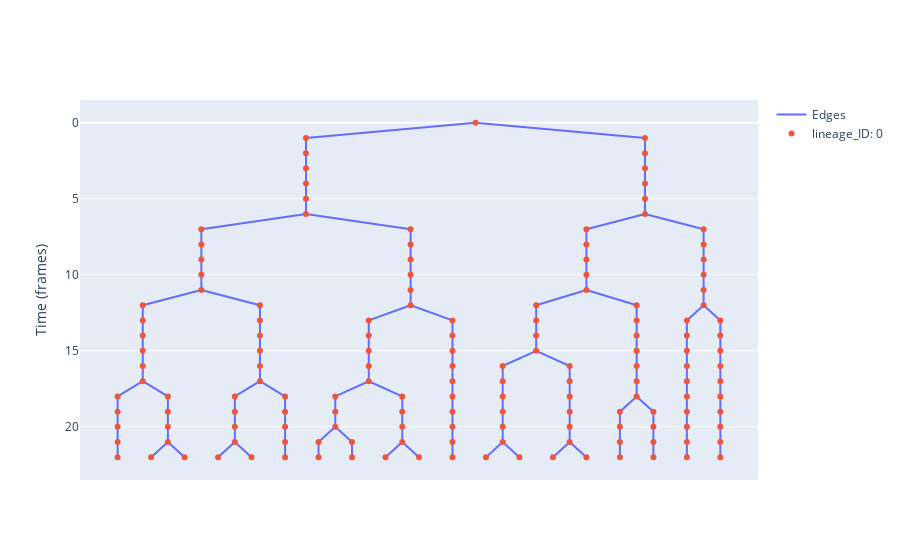

This figure's notebook cell:
### Markdown cell above
Or by plotting a lineage of the model and asking for the feature of interest when hovering over the lineage elements:

### Code cell
lin0.plot(node_hover_features=["cell_ID", "relative_age", "cell_length"])

### Figure 1 — Plotly figure (JSON) as saved in the notebook; plotly's stock layout.template omitted (floating-point values rounded to 4 significant figures; data arrays with more than 128 entries replaced by an {"elided": "..."} marker saying what was removed)
{"data": [{"mode": "lines", "name": "Edges", "text": [], "type": "scatter", "x": {"elided": "453 float values"}, "y": {"elided": "453 int values"}}, {"hoverinfo": "text", "hovertemplate": "%{text}", "mode": "markers", "name": "lineage_ID: 0", "text": {"elided": "152 str values"}, "type": "scatter", "x": {"elided": "152 float values"}, "y": {"elided": "152 int values"}}], "layout": {"hovermode": "closest", "showlegend": true, "title": {}, "xaxis": {"showgrid": false, "showticklabels": false, "zeroline": false}, "yaxis": {"autorange": "reversed", "showgrid": true, "title": {"text": "Time (frames)"}, "zeroline": true}}}
